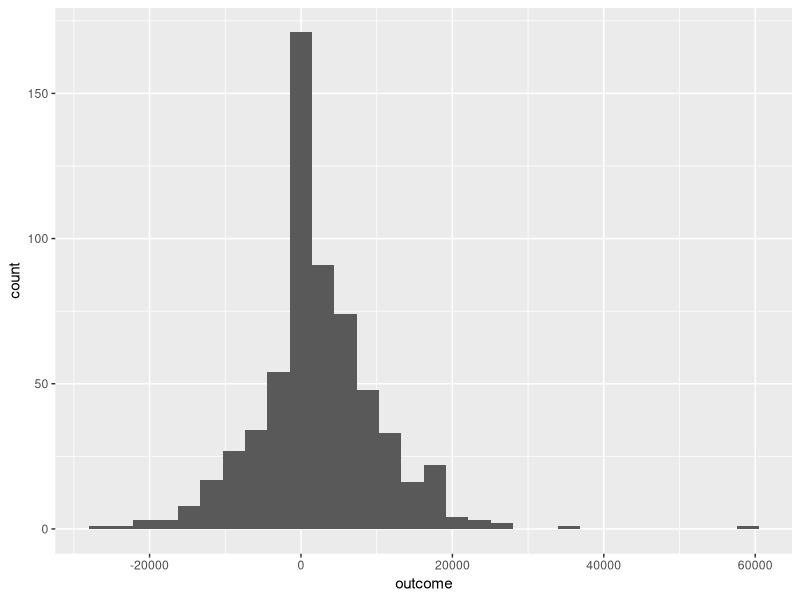
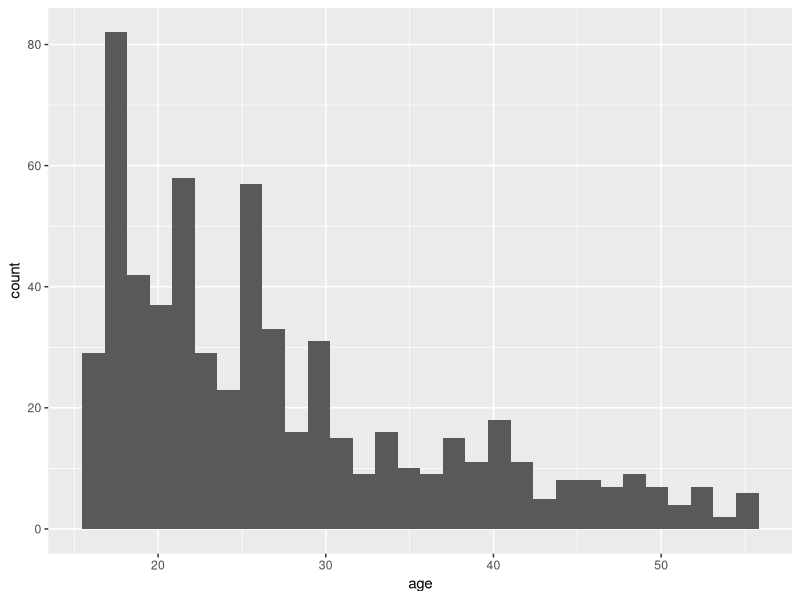
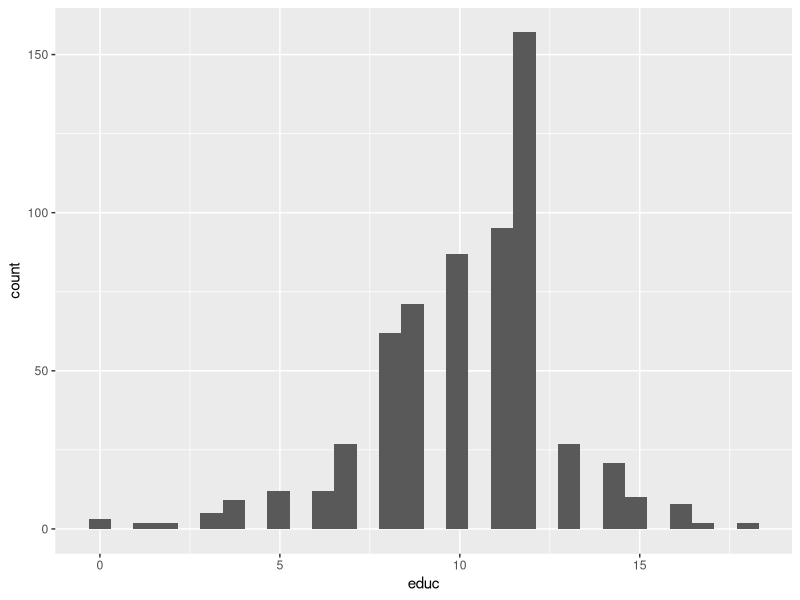
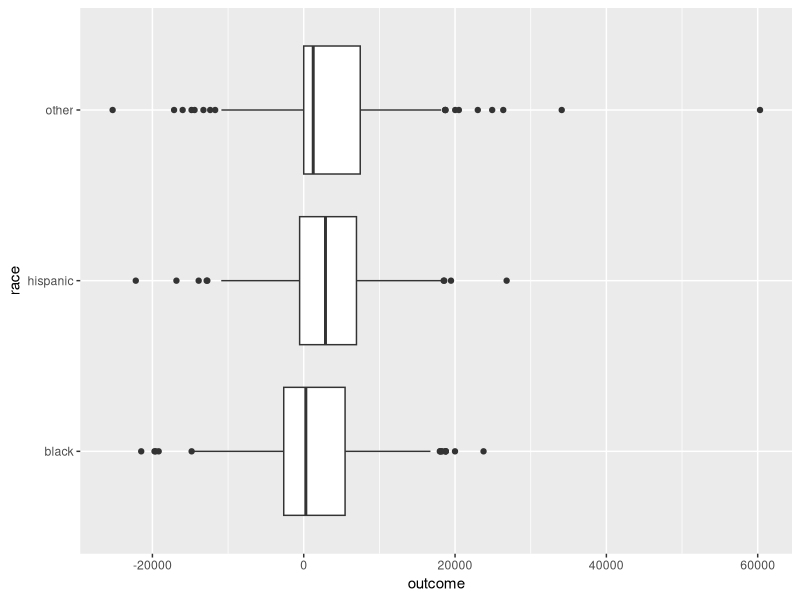
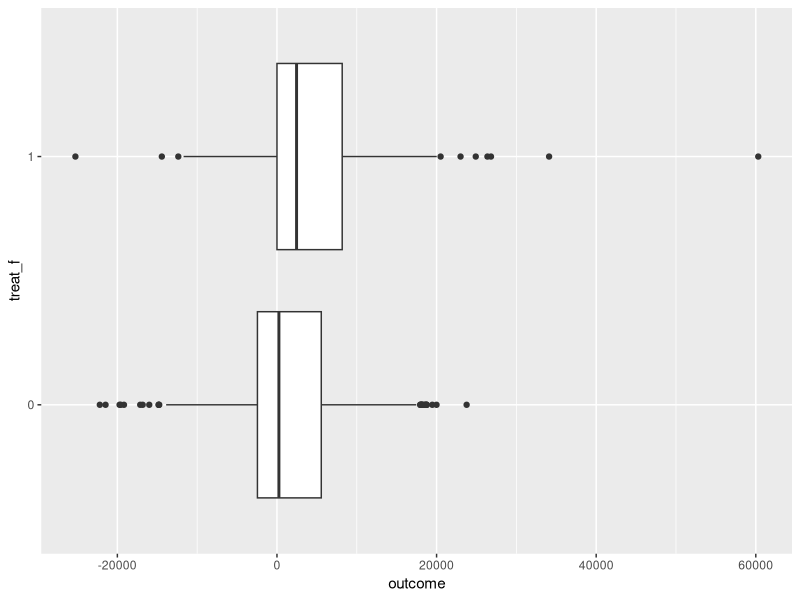
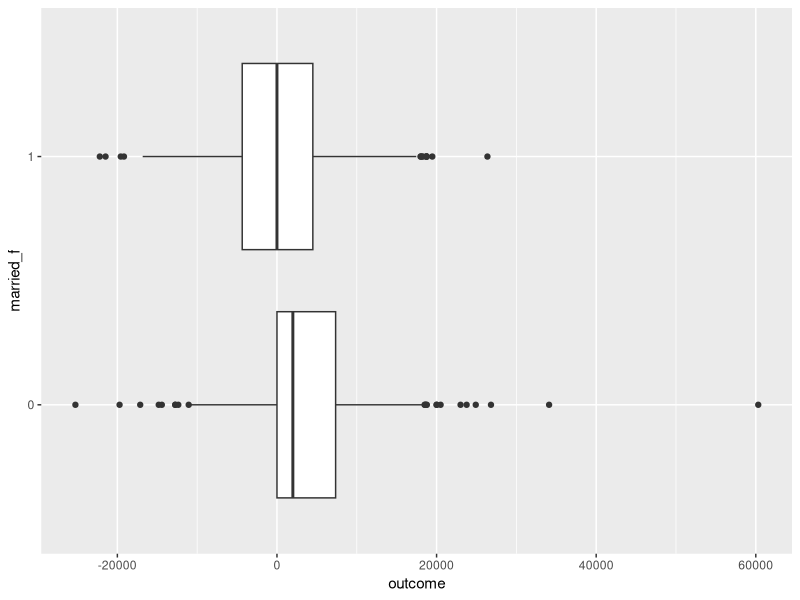
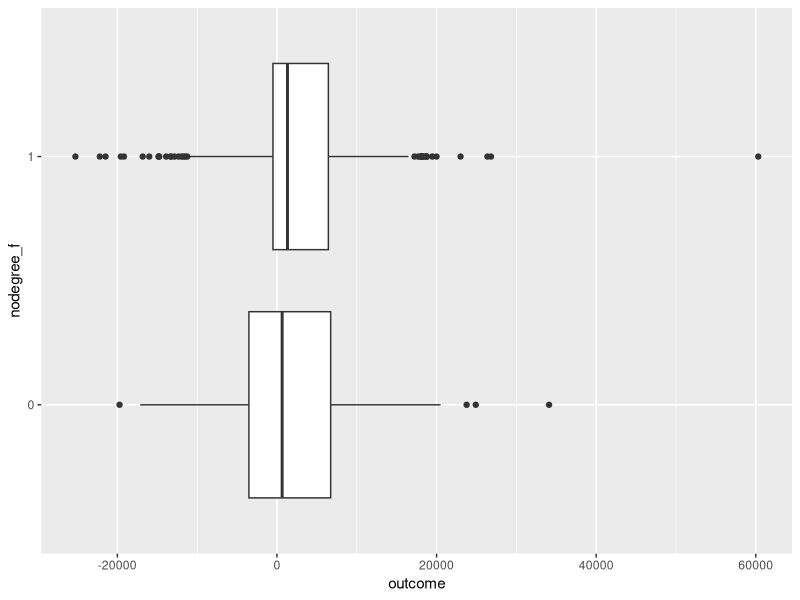
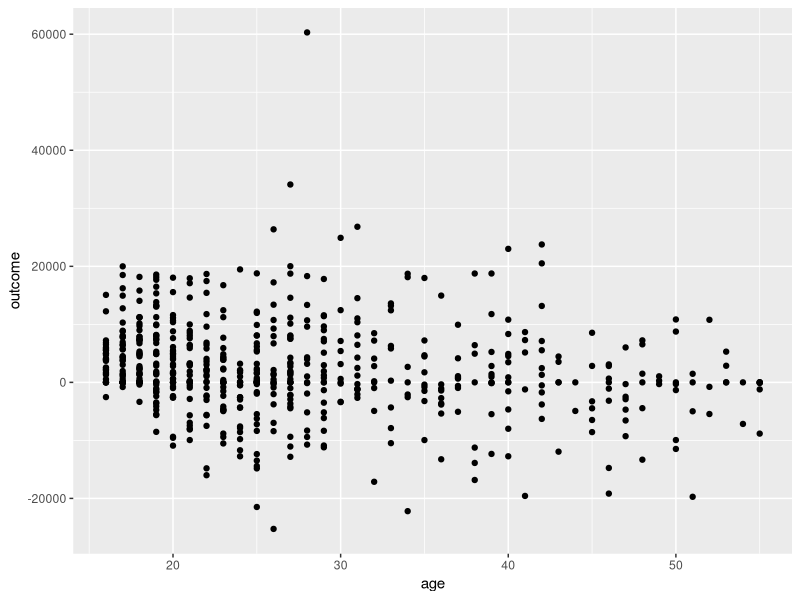

Reproduce these figures in R, in order.
## ---- chunk 1
knitr::opts_chunk$set(
	echo = FALSE,
	message = FALSE,
	warning = FALSE
)
library(data.table)
library(ggplot2)
library(magrittr)
library(readr)
## ---- chunk 2
df <- fread("../../Data/lalonde.csv")
df[,outcome := re78 - re74]
df[,b := as.numeric(re78>0)]
df[,bf := factor(re78>0)]
df[,race := c("black", "other")[black+1]]
df[hispan==1,race := "hispanic"]
df[,race := factor(race)]
df[,nodegree_f := factor(nodegree)]
df[,married_f := factor(married)]
df[,treat_f := factor(treat)]
## ---- chunk 3
ggplot(df) + aes(outcome) + geom_histogram()
ggplot(df) + aes(age) + geom_histogram()
ggplot(df) + aes(educ) + geom_histogram()
print( table(df$treat) )
print( table(df$race) )
print( table(df$married) )
print( table(df$bf) )
print( table(df$nodegree) )
## ---- chunk 4
ggplot(df) + aes(x=outcome, y=race) + geom_boxplot()
ggplot(df) + aes(x=outcome, y=treat_f) + geom_boxplot()
ggplot(df) + aes(x=outcome, y=married_f) + geom_boxplot()
ggplot(df) + aes(x=outcome, y=nodegree_f) + geom_boxplot()

table(df$bf, df$race) %>% prop.table(2) 
table(df$bf, df$treat_f) %>% prop.table(2) 
table(df$bf, df$married_f) %>% prop.table(2) 
table(df$bf, df$nodegree_f) %>% prop.table(2) 

ggplot(df) + aes(x=age, y=outcome) + geom_point()
ggplot(df) + aes(x=educ, y=outcome) + geom_point()

## ---- chunk 5
ggplot(df) + aes(y=outcome, x=race) + geom_boxplot() + facet_wrap(~treat_f)
ggplot(df) + aes(y=outcome, x=married_f) + geom_boxplot() + facet_wrap(~treat_f)
ggplot(df) + aes(y=outcome, x=nodegree_f) + geom_boxplot() + facet_wrap(~treat_f)

ggplot(df) + aes(x=age, y=outcome, color=treat_f) + geom_point()
ggplot(df) + aes(x=educ, y=outcome, color=treat_f) + geom_point()
